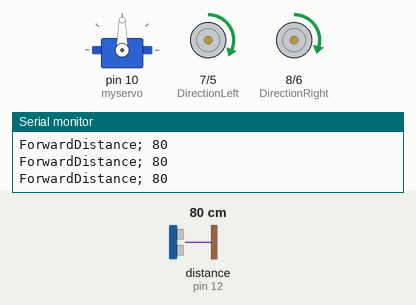
Bench run of a sketch on a simulated Arduino Uno, built with avr-gcc and run on an emulated ATmega328P. On the bench: servo, direction and speed pins drawn as motors (green arrow = direction pin HIGH = forward, orange = LOW = backward, longer = more drive), the last lines printed to the serial monitor. Wiring (inferred from the names in the program): ultrasonic range finder: trigger pin 13; echo pin 12. The inputs (shaded band) are chosen by the test bench; at power-on: distance to the obstacle (sensor on pin 12) 80 cm. The echo pulse lasts 58.3 µs per cm.

Above: at 1.2 s.
1.3 s: distance to the obstacle (sensor on pin 12) set to 12 cm
2.8 s: distance to the obstacle (sensor on pin 12) set to 9 cm
At 3.3 s:
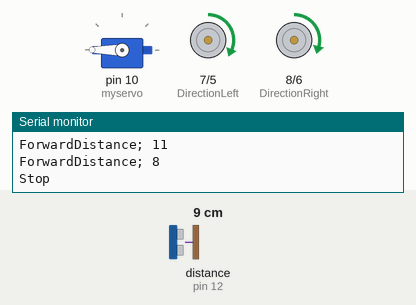
5.8 s: distance to the obstacle (sensor on pin 12) set to 120 cm
At 7.4 s:
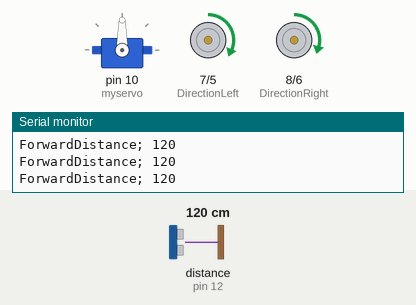
8.8 s: distance to the obstacle (sensor on pin 12) set to 2 cm
At 10.3 s:
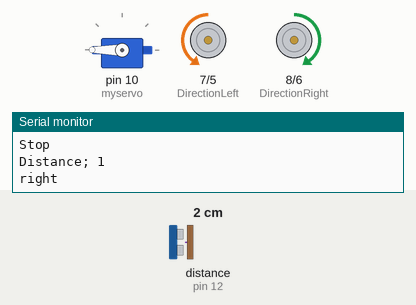
11.8 s: distance to the obstacle (sensor on pin 12) set to 250 cm
At 12.9 s:
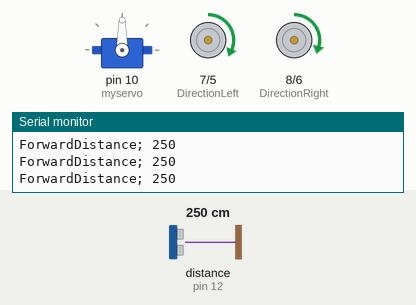
Timing chart, 0 to 14.5 s (numbered marks = the images above; inputs shaded):
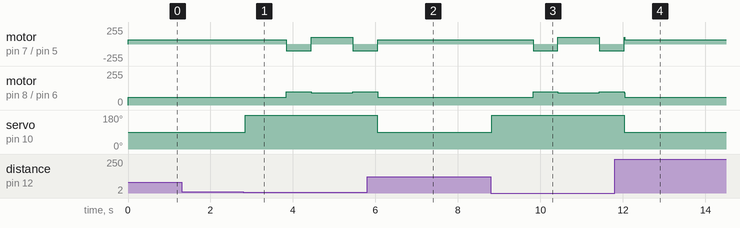

The sketch:

Callum_Cave_ICS2O_Maze_Runner_5.0-FINAL_.ino
```cpp
/*
 * This program makes robot detect wall and move through maze
 *
 * Programmer: Callum Cave
 * Last Updated: 1/26/2023
 */


//setting up servo
#include <Servo.h>
Servo myservo;


//Giving variable names to the pin
#define SpeedLeft 5
#define SpeedRight 6
#define DirectionLeft 7
#define DirectionRight 8
#define PowerAll 3

int Echo = 12;
int Trig = 13;

long duration;
long distance;

int distDetect(){
  //senses distance and returns is
 digitalWrite(Trig, LOW);
 delayMicroseconds(2);
 digitalWrite(Trig, HIGH);
 delayMicroseconds(20);
 digitalWrite(Trig, LOW);
 duration = pulseIn(Echo, HIGH);
 distance = duration / 58;
 Serial.print("Distance; ");
 Serial.println(distance);
 return distance;

}

void forward (int speed) {
  //moves robot forward
  digitalWrite(DirectionRight, HIGH);
  analogWrite(SpeedRight, speed-7);
  digitalWrite(DirectionLeft, HIGH);
  analogWrite(SpeedLeft, speed);
  digitalWrite(PowerAll, HIGH);
  Serial.print ("Forward");
}

void one80(){
  digitalWrite(DirectionRight,HIGH);
  analogWrite(SpeedRight, 100);
  digitalWrite(DirectionLeft,LOW);
  analogWrite(SpeedLeft, 100);
  digitalWrite(PowerAll, HIGH);
  delay(505);
  Serial.print("right90");

}

 void backward (int speed) {
  //moves robot backward
  digitalWrite(DirectionRight, LOW);
  analogWrite(SpeedRight, speed);
  digitalWrite(DirectionLeft, LOW);
  analogWrite(SpeedLeft, speed);
  digitalWrite(PowerAll, HIGH);
  Serial.print ("Backward");
 }
void left (int speed) {
  //moves robot left
  digitalWrite(DirectionRight, LOW);
  analogWrite(SpeedRight, speed);
  digitalWrite(DirectionLeft, HIGH);
  analogWrite(SpeedLeft, speed);
  digitalWrite(PowerAll, HIGH);
  Serial.print ("left");
}
void left90 () {
  //moves robot left
  digitalWrite(DirectionRight, LOW);
  analogWrite(SpeedRight, 100);
  digitalWrite(DirectionLeft, HIGH);
  analogWrite(SpeedLeft, 100);
  digitalWrite(PowerAll, HIGH);
  delay(505);
  Serial.print ("left90");
}
void right (int speed) {
  //moves robot right
  digitalWrite(DirectionRight, HIGH);
  analogWrite(SpeedRight, speed);
  digitalWrite(DirectionLeft, LOW);
  analogWrite(SpeedLeft, speed);
  digitalWrite(PowerAll, HIGH);
  Serial.print ("right");
}

void SpeedUpForward () {
  //Robot speeds up from a stop to full speed going forward
 for (int i=0; i<=255; i++){
  forward (i);
  delay (10);
 }
 Serial.println ("Speed Up Forward");
}

void SlowDownForward (){
  //Robot slow down from full speed to a stop going forward
 for (int i=255; i>=0; i--){
  forward (i);
  delay (10);
 }
 Serial.println ("Slow Down Backward");
}

void SpeedUpBack (){
  //Robot speeds up fron a stop to full speed going backward
  for (int i=0; i<=255; i++){
    backward (i);
    delay (10);
  }
  Serial.println("Speed Up Back");
}

void SlowDownBack (){
  //Robot slow down from full speed going backward
  for (int i=255; i>=0; i--){
    backward (i);
    delay (10);
  }
  Serial.println ("Slow Down Backward");
}


void Stop (){
  //Makes robot stop
  digitalWrite (PowerAll, LOW);
  Serial.println ("Stop");
}
void setup() {
  // defining the digital pins to Outputs and Input
  pinMode (SpeedLeft, OUTPUT);
  pinMode (SpeedRight, OUTPUT);
  pinMode (DirectionLeft, OUTPUT);
  pinMode (DirectionRight, OUTPUT);
  pinMode (PowerAll, OUTPUT);
  pinMode (Echo, INPUT);
  pinMode (Trig, OUTPUT);
  // set up serial monitor
  Serial.begin (9600);

//attaching servo to pin and looking forward
myservo.attach(10);
myservo.write(90);//move servos to center position

}

void loop() {
 //Robots moves through the maze and turns when detects a wall

    myservo.write(90);
    if(distDetect()<10){
    Stop();
    myservo.write(180);
    delay(1000);
    if(distDetect()<26){
    right(100);
    delay(600);
    Stop();
    forward(100);
    }
    else{
      left(100);
      delay(500);
      forward(100);
    }
    }
    else{
    forward(65);
    }


    }
```

Measured:
- the behaviour switches between 11 and 10 cm on distance to the obstacle (sensor on pin 12) (found by bisection; images 0 and 1)
- after the input at 2.8 s, motor on pin 7 (DirectionLeft) / pin 5 (SpeedLeft): forward 65/255 → backward 100/255 after 1.0 s, → forward 100/255 0.60 s later, → backward 100/255 1.0 s later; motor on pin 8 (DirectionRight) / pin 6 (SpeedRight): forward 58/255 → forward 100/255 after 1.0 s, → forward 93/255 0.60 s later, → forward 100/255 1.0 s later
- after the input at 5.8 s, servo on pin 10 (myservo): 180° → 90° after 0.24 s
- after the input at 8.8 s, motor on pin 7 (DirectionLeft) / pin 5 (SpeedLeft): forward 65/255 → backward 100/255 after 1.0 s, → forward 100/255 0.60 s later, → backward 100/255 1.0 s later; motor on pin 8 (DirectionRight) / pin 6 (SpeedRight): forward 58/255 → forward 100/255 after 1.0 s, → forward 93/255 0.60 s later, → forward 100/255 1.0 s later
- after the input at 11.8 s, servo on pin 10 (myservo): 180° → 90° after 0.23 s
